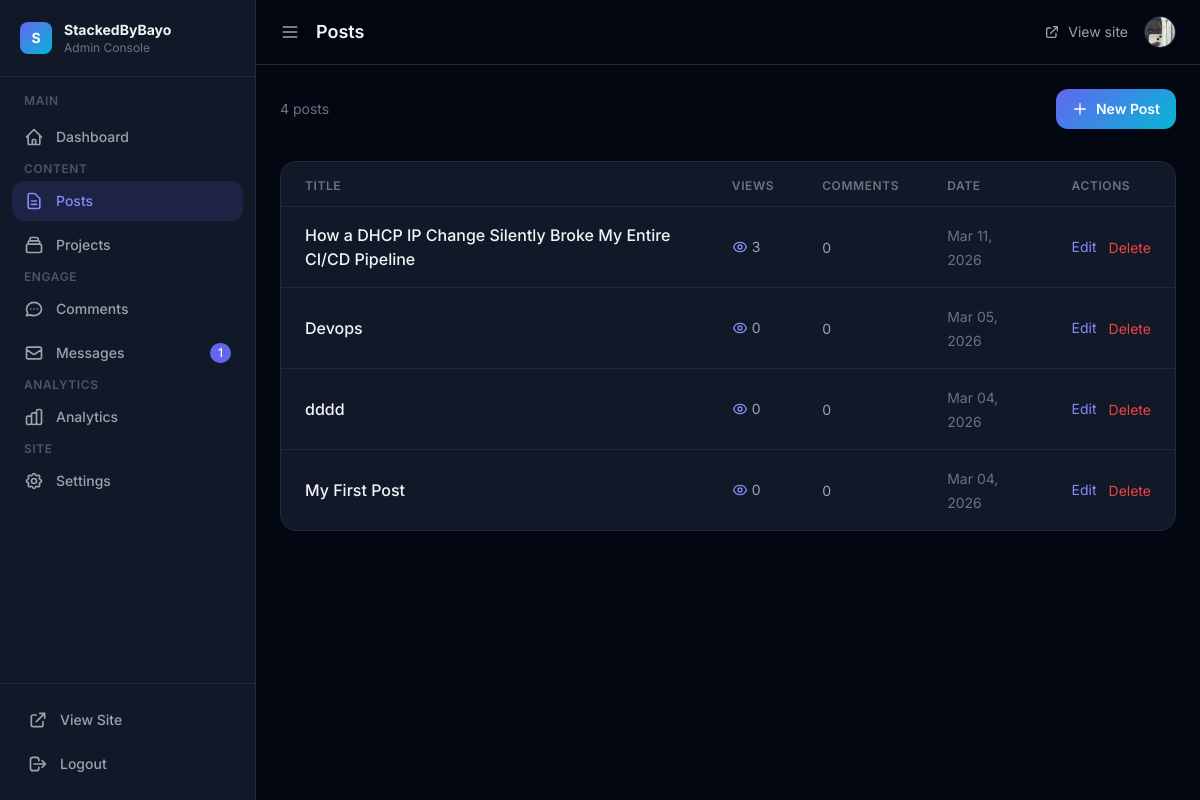
The page /admin/posts (signed in) on the database its author committed.
### app/models.py (models this page shows)
class Post(db.Model):
    id = db.Column(db.Integer, primary_key=True)
    title = db.Column(db.String(200), nullable=False)
    body = db.Column(db.Text, nullable=False)
    created_at = db.Column(db.DateTime, default=datetime.utcnow)
    views = db.Column(db.Integer, default=0)
    comments = db.relationship('Comment', backref='post', lazy=True)

### app/__init__.py (the view)
    @app.route("/admin/posts")
    def admin_posts():
        if not session.get("admin"):
            return redirect(url_for("admin_login"))
        posts = Post.query.order_by(Post.created_at.desc()).all()
        return render_template("admin_posts.html", posts=posts, **admin_context())

### app/templates/admin_posts.html (shortened to what this page needs)
{% extends "admin_base.html" %}
{% block page_title %}Posts{% endblock %}
{% block content %}
<div class="flex justify-between items-center mb-8">
    <p class="text-gray-500 text-sm">{{ posts|length }} post{{ 's' if posts|length != 1 }}</p>
    <a href="/admin/post/new"
        class="gradient-bg text-white font-semibold px-4 py-2.5 rounded-xl hover:opacity-90 transition text-sm flex items-center gap-2">
        <svg class="w-4 h-4" fill="none" viewBox="0 0 24 24" stroke="currentColor">
            <path stroke-linecap="round" stroke-linejoin="round" stroke-width="2" d="M12 4v16m8-8H4"/>
        </svg>
        New Post
    </a>
</div>
{% if posts %}
<div class="bg-gray-900 border border-gray-800 rounded-2xl overflow-hidden">
    <table class="w-full">
        <thead>
            <tr class="border-b border-gray-800 px-6">
                <th class="text-left text-xs font-semibold text-gray-500 uppercase tracking-wider pb-3 pt-4 px-6">Title</th>
                <th class="text-left text-xs font-semibold text-gray-500 uppercase tracking-wider pb-3 pt-4 px-6">Views</th>
                <th class="text-left text-xs font-semibold text-gray-500 uppercase tracking-wider pb-3 pt-4 px-6">Comments</th>
                <th class="text-left text-xs font-semibold text-gray-500 uppercase tracking-wider pb-3 pt-4 px-6">Date</th>
                <th class="text-left text-xs font-semibold text-gray-500 uppercase tracking-wider pb-3 pt-4 px-6">Actions</th>
            </tr>
        </thead>
        <tbody class="divide-y divide-gray-800">
            {% for post in posts %}
            <tr class="hover:bg-gray-800/50 transition">
                <td class="py-4 px-6">
                    <a href="/blog/{{ post.id }}" target="_blank"
                        class="font-medium hover:text-indigo-400 transition">
                        {{ post.title }}
                    </a>
                </td>
                <td class="py-4 px-6">
                    <span class="flex items-center gap-1 text-gray-400 text-sm">
                        {{ post.views or 0 }}
                    </span>
                </td>
                <td class="py-4 px-6">
                    <span class="text-gray-400 text-sm">{{ post.comments|length }}</span>
                </td>
                <td class="py-4 px-6">
                    <span class="text-gray-500 text-sm">{{ post.created_at.strftime('%b %d, %Y') }}</span>
                </td>
                <td class="py-4 px-6">
                    <div class="flex items-center gap-3">
                        <a href="/admin/post/{{ post.id }}/edit"
                            class="text-indigo-400 hover:text-indigo-300 text-sm transition">Edit</a>
                        <form method="POST" action="/admin/post/{{ post.id }}/delete"
                            onsubmit="return confirm('Delete this post?')">
                            <button type="submit"
                                class="text-red-500 hover:text-red-400 text-sm transition">Delete</button>
                        </form>
                    </div>
                </td>
            </tr>
            {% endfor %}
        </tbody>
    </table>
</div>
{% endif %}
{% endblock %}

### app/templates/admin_base.html (shortened to what this page needs)
<!DOCTYPE html>
<html lang="en">
<head>
    <script src="https://cdn.tailwindcss.com"></script>
</head>
<body class="bg-gray-950 text-gray-100 min-h-screen flex">
    <aside id="sidebar" class="sidebar fixed top-0 left-0 h-full w-64 bg-gray-900 border-r border-gray-800 z-50 flex flex-col">
        <div class="flex items-center gap-3 px-5 py-5 border-b border-gray-800">
            <div class="w-8 h-8 rounded-lg gradient-bg flex items-center justify-center text-white font-bold text-sm shrink-0">S</div>
            <div class="logo-text">
                <p class="font-bold text-sm">StackedByBayo</p>
                <p class="text-gray-500 text-xs">Admin Console</p>
            </div>
        </div>
        <nav class="flex-1 px-3 py-4 space-y-1 overflow-y-auto">
            <p class="label text-gray-600 text-xs font-semibold uppercase tracking-wider px-3 mb-2">Main</p>
            <a href="/admin" class="nav-item {% if request.path == '/admin' %}active{% endif %} flex items-center gap-3 px-3 py-2.5 rounded-xl text-gray-400 text-sm font-medium">
                <svg class="nav-icon w-5 h-5 shrink-0" fill="none" viewBox="0 0 24 24" stroke="currentColor">
                    <path stroke-linecap="round" stroke-linejoin="round" stroke-width="2" d="M3 12l2-2m0 0l7-7 7 7M5 10v10a1 1 0 001 1h3m10-11l2 2m-2-2v10a1 1 0 01-1 1h-3m-6 0a1 1 0 001-1v-4a1 1 0 011-1h2a1 1 0 011 1v4a1 1 0 001 1m-6 0h6"/>
                </svg>
                <span class="label">Dashboard</span>
            </a>
            <p class="label text-gray-600 text-xs font-semibold uppercase tracking-wider px-3 mt-4 mb-2">Content</p>
            <a href="/admin/posts" class="nav-item {% if '/admin/post' in request.path %}active{% endif %} flex items-center gap-3 px-3 py-2.5 rounded-xl text-gray-400 text-sm font-medium">
                <svg class="nav-icon w-5 h-5 shrink-0" fill="none" viewBox="0 0 24 24" stroke="currentColor">
                    <path stroke-linecap="round" stroke-linejoin="round" stroke-width="2" d="M9 12h6m-6 4h6m2 5H7a2 2 0 01-2-2V5a2 2 0 012-2h5.586a1 1 0 01.707.293l5.414 5.414a1 1 0 01.293.707V19a2 2 0 01-2 2z"/>
                </svg>
                <span class="label">Posts</span>
            </a>
            <a href="/admin/projects" class="nav-item {% if '/admin/project' in request.path %}active{% endif %} flex items-center gap-3 px-3 py-2.5 rounded-xl text-gray-400 text-sm font-medium">
                <span class="label">Projects</span>
            </a>
            <p class="label text-gray-600 text-xs font-semibold uppercase tracking-wider px-3 mt-4 mb-2">Engage</p>
            <a href="/admin/comments" class="nav-item {% if '/admin/comment' in request.path %}active{% endif %} flex items-center gap-3 px-3 py-2.5 rounded-xl text-gray-400 text-sm font-medium">
                <span class="label">Comments</span>
            </a>
            <a href="/admin/messages" class="nav-item {% if '/admin/message' in request.path %}active{% endif %} flex items-center gap-3 px-3 py-2.5 rounded-xl text-gray-400 text-sm font-medium">
                <svg class="nav-icon w-5 h-5 shrink-0" fill="none" viewBox="0 0 24 24" stroke="currentColor">
                    <path stroke-linecap="round" stroke-linejoin="round" stroke-width="2" d="M3 8l7.89 5.26a2 2 0 002.22 0L21 8M5 19h14a2 2 0 002-2V7a2 2 0 00-2-2H5a2 2 0 00-2 2v10a2 2 0 002 2z"/>
                </svg>
                <span class="label">Messages</span>
                {% if unread_count > 0 %}
                <span class="label ml-auto bg-indigo-500 text-white text-xs px-2 py-0.5 rounded-full">{{ unread_count }}</span>
                {% endif %}
            </a>
            <p class="label text-gray-600 text-xs font-semibold uppercase tracking-wider px-3 mt-4 mb-2">Analytics</p>
            <a href="/admin" class="nav-item flex items-center gap-3 px-3 py-2.5 rounded-xl text-gray-400 text-sm font-medium">
                <span class="label">Analytics</span>
            </a>
            <p class="label text-gray-600 text-xs font-semibold uppercase tracking-wider px-3 mt-4 mb-2">Site</p>
            <a href="/admin/settings" class="nav-item {% if '/admin/settings' in request.path %}active{% endif %} flex items-center gap-3 px-3 py-2.5 rounded-xl text-gray-400 text-sm font-medium">
                <span class="label">Settings</span>
            </a>
        </nav>
        <div class="border-t border-gray-800 p-4">
            <a href="/" target="_blank" class="nav-item flex items-center gap-3 px-3 py-2.5 rounded-xl text-gray-400 text-sm font-medium mb-1">
                <svg class="w-5 h-5 shrink-0" fill="none" viewBox="0 0 24 24" stroke="currentColor">
                    <path stroke-linecap="round" stroke-linejoin="round" stroke-width="2" d="M10 6H6a2 2 0 00-2 2v10a2 2 0 002 2h10a2 2 0 002-2v-4M14 4h6m0 0v6m0-6L10 14"/>
                </svg>
                <span class="label">View Site</span>
            </a>
            <a href="/admin/logout" class="nav-item flex items-center gap-3 px-3 py-2.5 rounded-xl text-gray-400 text-sm font-medium hover:text-red-400">
                <svg class="w-5 h-5 shrink-0" fill="none" viewBox="0 0 24 24" stroke="currentColor">
                    <path stroke-linecap="round" stroke-linejoin="round" stroke-width="2" d="M17 16l4-4m0 0l-4-4m4 4H7m6 4v1a3 3 0 01-3 3H6a3 3 0 01-3-3V7a3 3 0 013-3h4a3 3 0 013 3v1"/>
                </svg>
                <span class="label">Logout</span>
            </a>
        </div>
    </aside>
    <div id="main-content" class="flex-1 ml-64 min-h-screen flex flex-col">
        <header class="sticky top-0 z-40 bg-gray-950/80 backdrop-blur-md border-b border-gray-800 px-6 py-4 flex items-center justify-between">
            <div class="flex items-center gap-4">
                <button id="toggle-sidebar" class="text-gray-400 hover:text-white transition">
                    <svg class="w-5 h-5" fill="none" viewBox="0 0 24 24" stroke="currentColor">
                        <path stroke-linecap="round" stroke-linejoin="round" stroke-width="2" d="M4 6h16M4 12h16M4 18h16"/>
                    </svg>
                </button>
                <h1 class="text-lg font-semibold">{% block page_title %}Dashboard{% endblock %}</h1>
            </div>
            <div class="flex items-center gap-4">
                <a href="/" target="_blank" class="text-gray-400 hover:text-white text-sm transition flex items-center gap-2">
                    <svg class="w-4 h-4" fill="none" viewBox="0 0 24 24" stroke="currentColor">
                        <path stroke-linecap="round" stroke-linejoin="round" stroke-width="2" d="M10 6H6a2 2 0 00-2 2v10a2 2 0 002 2h10a2 2 0 002-2v-4M14 4h6m0 0v6m0-6L10 14"/>
                    </svg>
                    View site
                </a>
                <div class="w-8 h-8 rounded-full overflow-hidden border border-indigo-500/30">
                    {% if profile_exists is defined and profile_exists %}
                    <img src="/static/uploads/profile.jpg" class="w-full h-full object-cover object-top">
                    {% else %}
                    <div class="w-full h-full gradient-bg flex items-center justify-center text-white text-sm font-bold">B</div>
                    {% endif %}
                </div>
            </div>
        </header>
        <main class="flex-1 p-6">
            {% block content %}{% endblock %}
        </main>
    </div>
</body>
</html>

### app/templates/admin_base.html (style rules this page uses)
body { font-family: 'Inter', sans-serif; }
.gradient-bg { background: linear-gradient(135deg, #6366f1, #06b6d4); }
.sidebar { transition: width 0.3s ease; }
.nav-item { transition: background 0.2s ease, color 0.2s ease; }
.nav-item.active { background: rgba(99, 102, 241, 0.15); color: #818cf8; }
.nav-item.active .nav-icon { color: #818cf8; }
#main-content { transition: margin-left 0.3s ease; }

### rows shown on the page
Post: title "How a DHCP IP Change Silently Broke My Entire CI/CD Pipeline", views "3", comments|length "0", created_at "Mar 11, 2026"
Post: title "Devops", views "0", comments|length "0", created_at "Mar 05, 2026"
Post: title "dddd", views "0", comments|length "0", created_at "Mar 04, 2026"
Post: title "My First Post", views "0", comments|length "0", created_at "Mar 04, 2026"

### other values the page prints
{{ unread_count }} "1"
{{ posts|length }} "4"
{{ 's' if posts|length != 1 }} "s"
